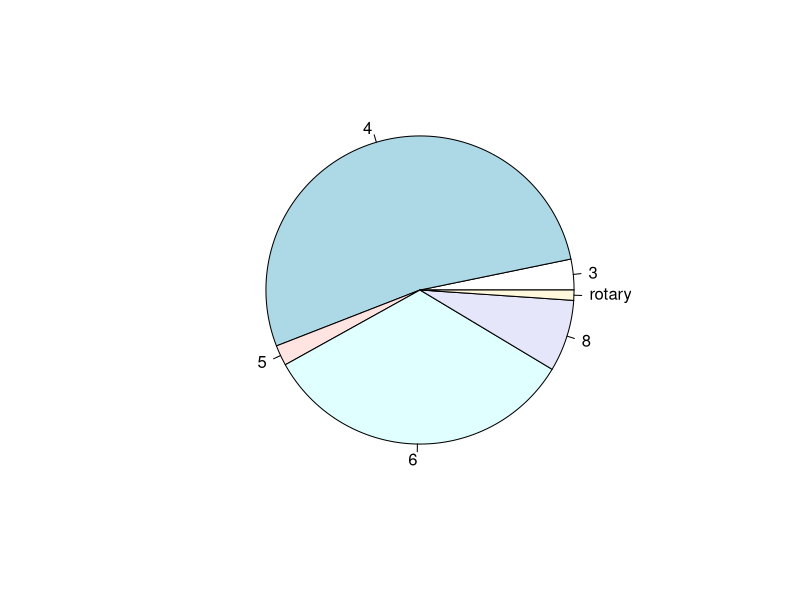
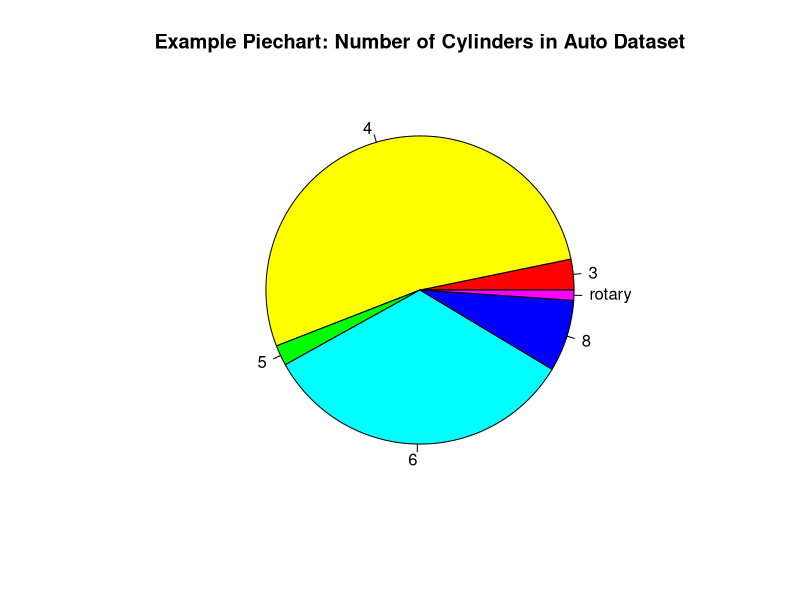
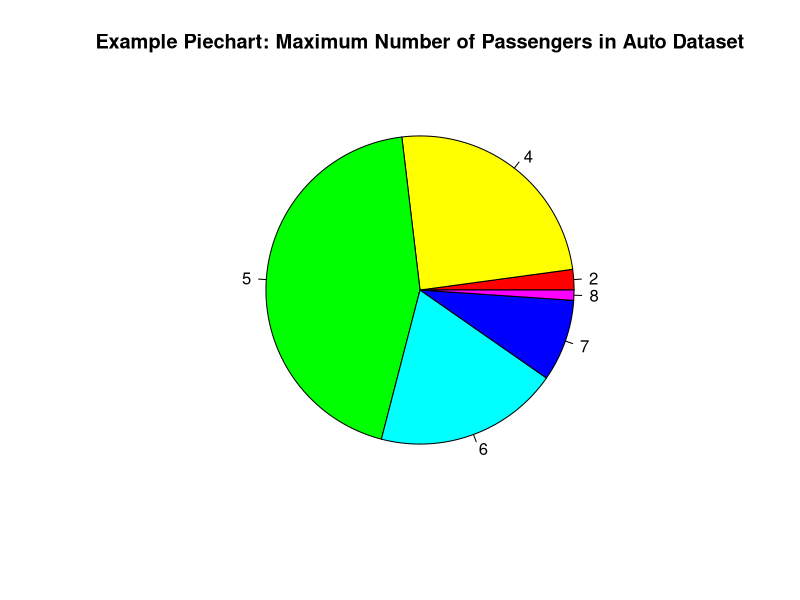
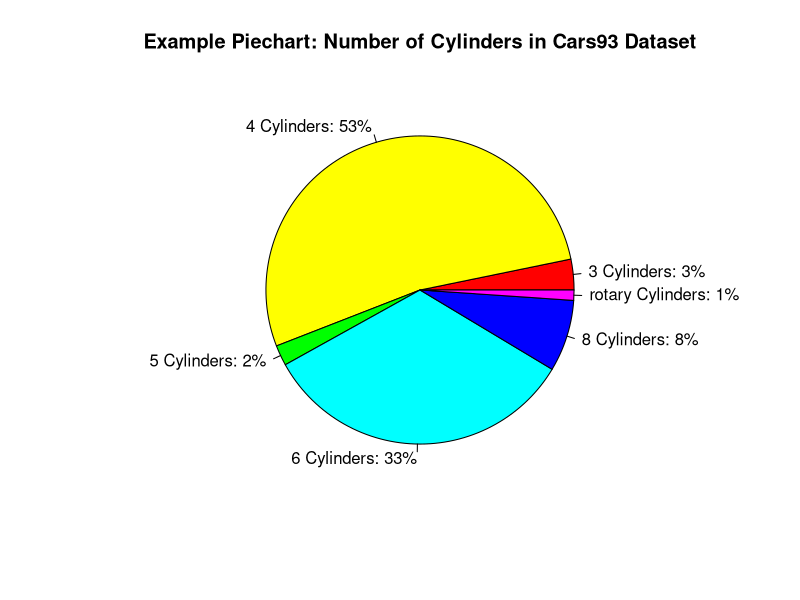
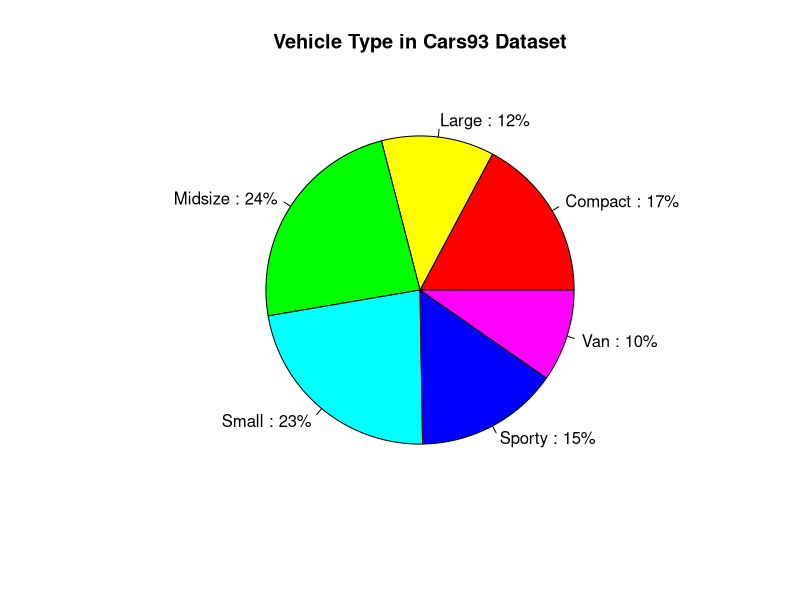
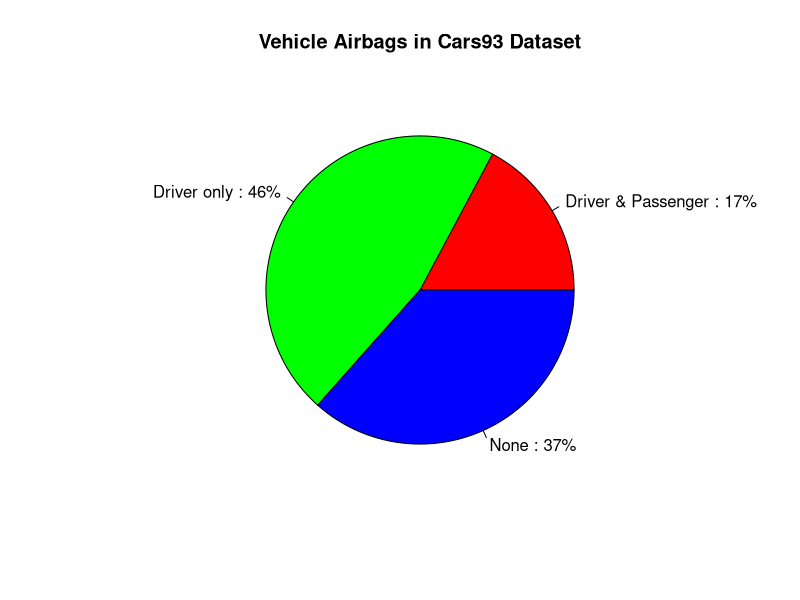
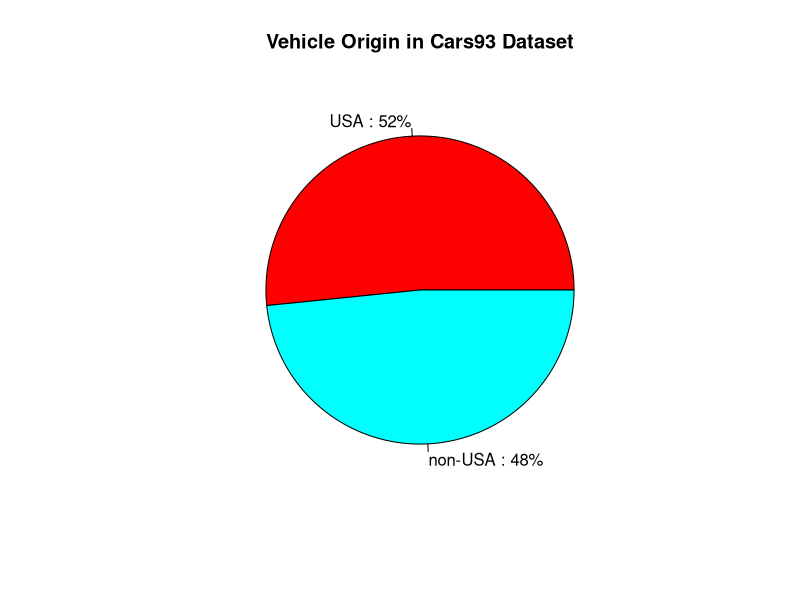
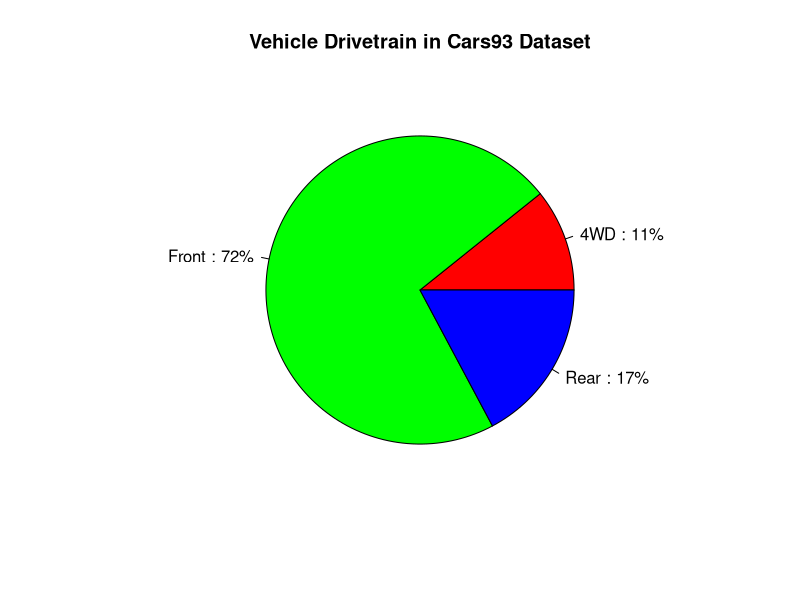

R code for these plots, in order:
# piecharts-Cars93.R
#
# Playing with piecharts in the Cars93 dataset.
#
# What can pie charts tell us? 
# 	- a general graphical sense of the contents of some single variable in our dataset
# 	- establish whether we need to perform some binning for histograms
# 	- assist in data exploration
#
# Note: Pie charts can be made regardless of whether a variable is categorical or numeric.
# Either way, need to have small number of distinct values for an effective visual presentation.
#
# Basic syntax:
#   pie( x=table(data.frame.column.name) )

library(MASS)
cr = Cars93

# --------- super basic pie chart -----------------

# as basic as possible! Please label me!
pie(table(cr$Cylinders))

# plain jane: pie chart of Cylinders (categorical) from Cars93 data
slices <-table(cr$Cylinders)
lbls <- levels(cr$Cylinders)
pie(slices, 
    labels = lbls, 
    col=rainbow(length(lbls)),
    main="Example Piechart: Number of Cylinders in Auto Dataset") 

# plain jane: pie chart of Passengers (numeric) from Cars93 data
slices <-table(cr$Passengers)
lbls <- levels(factor(cr$Passengers))
pie(slices, 
    labels = lbls, 
    col=rainbow(length(lbls)),
    main="Example Piechart: Maximum Number of Passengers in Auto Dataset") 
        
# --------- pie chart with computed percentages -----------------  
#      
# pie chart of Cylinders from Cars93 data        
# same chart, with percents on the labels:    
slices <-table(cr$Cylinders)
lbls <- levels(cr$Cylinders)
pct <- round(slices/sum(slices)*100)
lbls <- paste(lbls, "Cylinders:", pct) # add percents to labels
lbls <- paste(lbls,"%",sep="") # add % to labels
pie(slices,
    labels = lbls, 
    col=rainbow(length(lbls)),
    main="Example Piechart: Number of Cylinders in Cars93 Dataset") 

# --------------- Create a piechart function ------------------

# Here is a general makePie() function, plus calls for a number
# of different variables in the dataset:

# ----------------------------------------------------
# makePie()
#   col: column (numeric or categorical) in Cars93 dataset
#   name: string name to appear in title of piechart
# ----------------------------------------------------
makePie <- function(col, name) {
  
  # determine slices in the pie:
	slices <-table(col)
	
  # check for categorical or numeric and assign labels:
	if (is.factor(col)) {
	  lbls <- levels(col)
	} else { 
    # make it a factor, then get levels:
	  lbls <- levels(factor(col))
	}
  # calculate percentage for each slice
	pct <- round(slices/sum(slices)*100)
	
  # construct labels for the slices:
  lbls <- paste(lbls, ":", pct) # add percents to labels
	lbls <- paste(lbls, "%" ,sep="") # add % to labels
  
  # plot it:
	p <- pie(slices,
          labels = lbls, 
          col=rainbow(length(lbls)),
		      main=paste(name, "in Cars93 Dataset")) 
}

# a few examples:
#makePie(cr$Passenger, "Max Passengers")
#makePie(cr$Cylinders, "# Cylinders")
makePie(cr$Type, "Vehicle Type")
makePie(cr$AirBags, "Vehicle Airbags")
makePie(cr$Origin, "Vehicle Origin")
#makePie(cr$Man.trans.avail, "Manual Transmission Available")

makePie(cr$DriveTrain, "Vehicle Drivetrain")
# makePie(cr$Manufacturer, "Vehicle Manufacturer")
makePie(cr$Turn.circle, "Turn Circle")
#makePie(cr$Luggage.room, "Luggage Room")

# These variables have too many values to make good pie charts! 
# Try hist or barplot.
#makePie(cr$RPM, "RPM")
#makePie(cr$EngineSize, "Engine Size")
#makePie(cr$Horsepower, "Horsepower")
#makePie(cr$Weight, "Weight")
#makePie(cr$Length, "Length")
#makePie(cr$Wheelbase, "Wheelbase")
